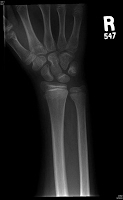
//> input picture ContrastEnhancement/r2a.jpg, 123 x 200 px
$ ./main   (built with g++ and OpenCV 4)
//> lines starting //> are read from the running program, lines starting //| are printed output that depends on the picture
//> further down, srcImage is the input picture: 200 rows x 123 cols, CV_8UC3; min 0, max 255, mean 28.2
/*@Author:Tom Liao*/
#include "opencv2/opencv.hpp"
using namespace cv;
/*function£º
*enhance the contrast of an image
input£º
*[in]const Mat grayImg ¨C a gray image
*[in]int nContrastPara - a parameter which controls the contrast,
*a smaller value produces higher contrat, default value is 5000
*[in] int nKernelSize - filter kernel szie
output£º
*[out]vMat &enhancedImg ¨C a contrast-enhanced image
return£º
*0 ¨C valid;  -1 ¨C invalid
reference£º
"Multiscale Local Contrast Enhancement"
*/
int enhanceContrast(const Mat grayImg, int nContrastPara, int nKernelSize, Mat &enhancedImg)
{
//> called with nContrastPara = 2000, nKernelSize = 13
	if (nKernelSize % 2 == 0)
	{
		return -1;
	}
	Mat imgBlur = grayImg.clone();
	enhancedImg = Mat::ones(grayImg.rows, grayImg.cols, CV_8UC1);
	int size = grayImg.cols * grayImg.rows;
//> size = 24600

	blur(grayImg, imgBlur, Size(nKernelSize, nKernelSize));
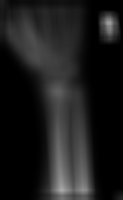
//> imgBlur: 200 rows x 123 cols, CV_8UC1; min 0, max 170, mean 28.3
	for (int i = 0; i < size; i++)
	{
		if (grayImg.data[i] > imgBlur.data[i])
		{
			enhancedImg.data[i] = (255 + nContrastPara / (grayImg.data[i] - imgBlur.data[i]))
				* grayImg.data[i] / (nContrastPara / (grayImg.data[i] - imgBlur.data[i]) + grayImg.data[i]);
		}
		else if (grayImg.data[i] < imgBlur.data[i])
		{
			enhancedImg.data[i] = (nContrastPara / (imgBlur.data[i] - grayImg.data[i]))
				* grayImg.data[i] / (nContrastPara / (imgBlur.data[i] - grayImg.data[i]) + 255 - grayImg.data[i]);
		}
		else
		{
			enhancedImg.data[i] = (255 + nContrastPara) * grayImg.data[i] / (nContrastPara + grayImg.data[i]);
		}
	}
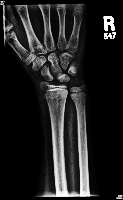
//> enhancedImg: 200 rows x 123 cols, CV_8UC1; min 0, max 255, mean 34.6
	return 0;
}


//test enhanceContrast
int main()
{
	Mat srcImage = imread("r2a.jpg");
	namedWindow("srcImage", 1);
	imshow("srcImage", srcImage);
	waitKey(0);
	if (srcImage.channels() == 3)
	{
		cvtColor(srcImage, srcImage, CV_BGR2GRAY);
	}
	Mat dstImage;
	int ret = enhanceContrast(srcImage, 2000, 13, dstImage);
//> ret = 0
	if (ret == -1)
	{
		return 0;
	}
	namedWindow("dstImage", 1);
	imshow("dstImage", dstImage);
	waitKey(0);
	destroyAllWindows();
	return 0;
}
